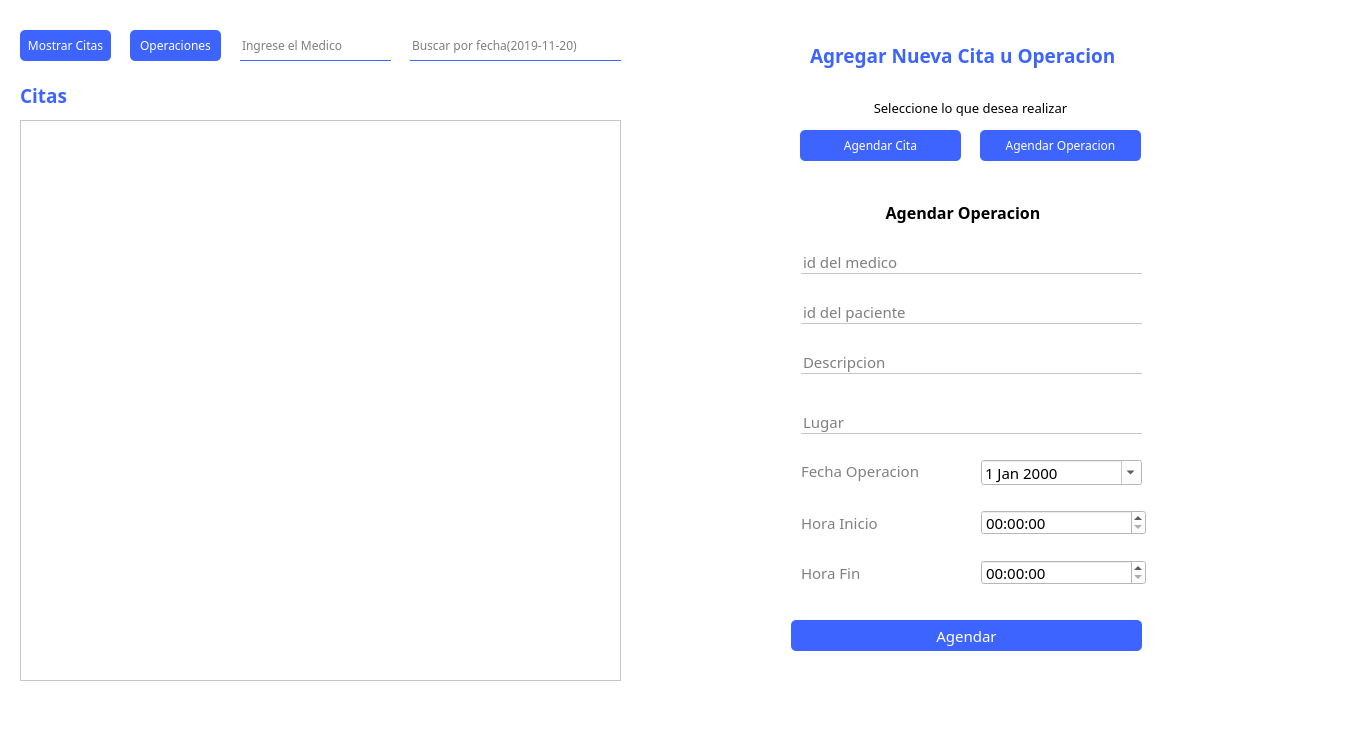
<?xml version="1.0" encoding="UTF-8"?>
<ui version="4.0">
 <class>recepcionista_citas</class>
 <widget class="QWidget" name="recepcionista_citas">
  <property name="geometry">
   <rect>
    <x>0</x>
    <y>0</y>
    <width>1366</width>
    <height>750</height>
   </rect>
  </property>
  <property name="windowTitle">
   <string>Form</string>
  </property>
  <property name="styleSheet">
   <string notr="true">background: white;</string>
  </property>
  <widget class="QScrollArea" name="scrollArea">
   <property name="geometry">
    <rect>
     <x>20</x>
     <y>120</y>
     <width>601</width>
     <height>561</height>
    </rect>
   </property>
   <property name="widgetResizable">
    <bool>true</bool>
   </property>
   <widget class="QWidget" name="scrollAreaWidgetContents">
    <property name="geometry">
     <rect>
      <x>0</x>
      <y>0</y>
      <width>599</width>
      <height>559</height>
     </rect>
    </property>
    <layout class="QGridLayout" name="gridLayout_2">
     <item row="0" column="0">
      <layout class="QGridLayout" name="gridLayout"/>
     </item>
    </layout>
   </widget>
  </widget>
  <widget class="QPushButton" name="btnCitas">
   <property name="geometry">
    <rect>
     <x>20</x>
     <y>30</y>
     <width>91</width>
     <height>31</height>
    </rect>
   </property>
   <property name="font">
    <font>
     <family>Montserrat SemiBold</family>
    </font>
   </property>
   <property name="styleSheet">
    <string notr="true">background: #3E64FF;
border-radius: 5px;
color: white;</string>
   </property>
   <property name="text">
    <string>Mostrar Citas</string>
   </property>
  </widget>
  <widget class="QPushButton" name="btnCitas_2">
   <property name="geometry">
    <rect>
     <x>130</x>
     <y>30</y>
     <width>91</width>
     <height>31</height>
    </rect>
   </property>
   <property name="font">
    <font>
     <family>Montserrat SemiBold</family>
    </font>
   </property>
   <property name="styleSheet">
    <string notr="true">background: #3E64FF;
border-radius: 5px;
color: white;</string>
   </property>
   <property name="text">
    <string>Operaciones</string>
   </property>
  </widget>
  <widget class="QLineEdit" name="lineEdit">
   <property name="geometry">
    <rect>
     <x>410</x>
     <y>30</y>
     <width>211</width>
     <height>31</height>
    </rect>
   </property>
   <property name="font">
    <font>
     <family>Montserrat</family>
    </font>
   </property>
   <property name="styleSheet">
    <string notr="true">border: none;
border-bottom: 1px solid #3E64FF;</string>
   </property>
   <property name="placeholderText">
    <string>Buscar por fecha(2019-11-20)</string>
   </property>
  </widget>
  <widget class="QLabel" name="seccion">
   <property name="geometry">
    <rect>
     <x>20</x>
     <y>80</y>
     <width>141</width>
     <height>31</height>
    </rect>
   </property>
   <property name="font">
    <font>
     <family>Montserrat</family>
     <pointsize>14</pointsize>
     <weight>75</weight>
     <bold>true</bold>
    </font>
   </property>
   <property name="styleSheet">
    <string notr="true">color: #3E64FF;</string>
   </property>
   <property name="text">
    <string>Citas</string>
   </property>
  </widget>
  <widget class="QPushButton" name="btnCitas_3">
   <property name="geometry">
    <rect>
     <x>800</x>
     <y>130</y>
     <width>161</width>
     <height>31</height>
    </rect>
   </property>
   <property name="font">
    <font>
     <family>Montserrat SemiBold</family>
    </font>
   </property>
   <property name="styleSheet">
    <string notr="true">background: #3E64FF;
border-radius: 5px;
color: white;</string>
   </property>
   <property name="text">
    <string>Agendar Cita</string>
   </property>
  </widget>
  <widget class="QLabel" name="seccion_2">
   <property name="geometry">
    <rect>
     <x>810</x>
     <y>40</y>
     <width>331</width>
     <height>31</height>
    </rect>
   </property>
   <property name="font">
    <font>
     <family>Montserrat</family>
     <pointsize>14</pointsize>
     <weight>75</weight>
     <bold>true</bold>
    </font>
   </property>
   <property name="styleSheet">
    <string notr="true">color: #3E64FF;</string>
   </property>
   <property name="text">
    <string>Agregar Nueva Cita u Operacion</string>
   </property>
  </widget>
  <widget class="QPushButton" name="btnCitas_4">
   <property name="geometry">
    <rect>
     <x>980</x>
     <y>130</y>
     <width>161</width>
     <height>31</height>
    </rect>
   </property>
   <property name="font">
    <font>
     <family>Montserrat SemiBold</family>
    </font>
   </property>
   <property name="styleSheet">
    <string notr="true">background: #3E64FF;
border-radius: 5px;
color: white;</string>
   </property>
   <property name="text">
    <string>Agendar Operacion</string>
   </property>
  </widget>
  <widget class="QLabel" name="label">
   <property name="geometry">
    <rect>
     <x>0</x>
     <y>0</y>
     <width>1366</width>
     <height>750</height>
    </rect>
   </property>
   <property name="text">
    <string/>
   </property>
  </widget>
  <widget class="QLineEdit" name="lineEdit_2">
   <property name="geometry">
    <rect>
     <x>240</x>
     <y>30</y>
     <width>151</width>
     <height>31</height>
    </rect>
   </property>
   <property name="font">
    <font>
     <family>Montserrat</family>
    </font>
   </property>
   <property name="styleSheet">
    <string notr="true">border: none;
border-bottom: 1px solid #3E64FF;</string>
   </property>
   <property name="placeholderText">
    <string>Ingrese el Medico</string>
   </property>
  </widget>
  <widget class="QLabel" name="label_2">
   <property name="geometry">
    <rect>
     <x>800</x>
     <y>100</y>
     <width>341</width>
     <height>16</height>
    </rect>
   </property>
   <property name="font">
    <font>
     <family>Montserrat</family>
     <pointsize>10</pointsize>
    </font>
   </property>
   <property name="text">
    <string>Seleccione lo que desea realizar</string>
   </property>
   <property name="alignment">
    <set>Qt::AlignCenter</set>
   </property>
  </widget>
  <widget class="QStackedWidget" name="stackedWidget">
   <property name="geometry">
    <rect>
     <x>701</x>
     <y>170</y>
     <width>551</width>
     <height>511</height>
    </rect>
   </property>
   <property name="currentIndex">
    <number>1</number>
   </property>
   <widget class="QWidget" name="page">
    <widget class="QLabel" name="label_3">
     <property name="geometry">
      <rect>
       <x>0</x>
       <y>0</y>
       <width>551</width>
       <height>511</height>
      </rect>
     </property>
     <property name="text">
      <string/>
     </property>
    </widget>
    <widget class="QWidget" name="layoutWidget">
     <property name="geometry">
      <rect>
       <x>100</x>
       <y>30</y>
       <width>341</width>
       <height>461</height>
      </rect>
     </property>
     <layout class="QVBoxLayout" name="verticalLayout">
      <item>
       <widget class="QLabel" name="label_4">
        <property name="font">
         <font>
          <family>Montserrat</family>
          <pointsize>12</pointsize>
          <weight>75</weight>
          <bold>true</bold>
         </font>
        </property>
        <property name="text">
         <string>Agendar Cita</string>
        </property>
        <property name="alignment">
         <set>Qt::AlignCenter</set>
        </property>
       </widget>
      </item>
      <item>
       <widget class="QLineEdit" name="line_id_medico">
        <property name="font">
         <font>
          <family>Montserrat</family>
          <pointsize>11</pointsize>
         </font>
        </property>
        <property name="styleSheet">
         <string notr="true">border: none;
border-bottom: 1px solid #C4C4C4;</string>
        </property>
        <property name="placeholderText">
         <string>id del Medico</string>
        </property>
       </widget>
      </item>
      <item>
       <spacer name="verticalSpacer_6">
        <property name="orientation">
         <enum>Qt::Vertical</enum>
        </property>
        <property name="sizeHint" stdset="0">
         <size>
          <width>20</width>
          <height>40</height>
         </size>
        </property>
       </spacer>
      </item>
      <item>
       <widget class="QLineEdit" name="line_id_paciente">
        <property name="font">
         <font>
          <family>Montserrat</family>
          <pointsize>11</pointsize>
         </font>
        </property>
        <property name="styleSheet">
         <string notr="true">border: none;
border-bottom: 1px solid #C4C4C4;</string>
        </property>
        <property name="placeholderText">
         <string>Id del Paciente</string>
        </property>
       </widget>
      </item>
      <item>
       <spacer name="verticalSpacer_5">
        <property name="orientation">
         <enum>Qt::Vertical</enum>
        </property>
        <property name="sizeHint" stdset="0">
         <size>
          <width>20</width>
          <height>40</height>
         </size>
        </property>
       </spacer>
      </item>
      <item>
       <widget class="QLineEdit" name="lineEdit_motivo">
        <property name="font">
         <font>
          <family>Montserrat</family>
          <pointsize>11</pointsize>
         </font>
        </property>
        <property name="styleSheet">
         <string notr="true">border: none;
border-bottom: 1px solid #C4C4C4;</string>
        </property>
        <property name="placeholderText">
         <string>Motivo Cita</string>
        </property>
       </widget>
      </item>
      <item>
       <spacer name="verticalSpacer_4">
        <property name="orientation">
         <enum>Qt::Vertical</enum>
        </property>
        <property name="sizeHint" stdset="0">
         <size>
          <width>20</width>
          <height>40</height>
         </size>
        </property>
       </spacer>
      </item>
      <item>
       <widget class="QLineEdit" name="lineEdit_descripcion">
        <property name="font">
         <font>
          <family>Montserrat</family>
          <pointsize>11</pointsize>
         </font>
        </property>
        <property name="styleSheet">
         <string notr="true">border: none;
border-bottom: 1px solid #C4C4C4;</string>
        </property>
        <property name="placeholderText">
         <string>Descripcion Cita</string>
        </property>
       </widget>
      </item>
      <item>
       <spacer name="verticalSpacer_3">
        <property name="orientation">
         <enum>Qt::Vertical</enum>
        </property>
        <property name="sizeHint" stdset="0">
         <size>
          <width>20</width>
          <height>40</height>
         </size>
        </property>
       </spacer>
      </item>
      <item>
       <layout class="QHBoxLayout" name="horizontalLayout">
        <item>
         <widget class="QLabel" name="label_6">
          <property name="font">
           <font>
            <family>Montserrat</family>
            <pointsize>11</pointsize>
           </font>
          </property>
          <property name="styleSheet">
           <string notr="true">color: rgb(129, 129, 129);</string>
          </property>
          <property name="text">
           <string>Fecha Cita</string>
          </property>
         </widget>
        </item>
        <item>
         <widget class="QDateEdit" name="dateEdit">
          <property name="font">
           <font>
            <family>Montserrat</family>
            <pointsize>11</pointsize>
           </font>
          </property>
          <property name="contextMenuPolicy">
           <enum>Qt::DefaultContextMenu</enum>
          </property>
          <property name="calendarPopup">
           <bool>true</bool>
          </property>
         </widget>
        </item>
       </layout>
      </item>
      <item>
       <spacer name="verticalSpacer_2">
        <property name="orientation">
         <enum>Qt::Vertical</enum>
        </property>
        <property name="sizeHint" stdset="0">
         <size>
          <width>20</width>
          <height>40</height>
         </size>
        </property>
       </spacer>
      </item>
      <item>
       <layout class="QHBoxLayout" name="horizontalLayout_2">
        <item>
         <widget class="QLabel" name="label_7">
          <property name="font">
           <font>
            <family>Montserrat</family>
            <pointsize>11</pointsize>
           </font>
          </property>
          <property name="styleSheet">
           <string notr="true">color: rgb(129, 129, 129);</string>
          </property>
          <property name="text">
           <string>Hora Inicio</string>
          </property>
         </widget>
        </item>
        <item>
         <widget class="QTimeEdit" name="timeEdit_HoraInicio">
          <property name="font">
           <font>
            <family>Montserrat</family>
            <pointsize>11</pointsize>
           </font>
          </property>
         </widget>
        </item>
       </layout>
      </item>
      <item>
       <spacer name="verticalSpacer">
        <property name="orientation">
         <enum>Qt::Vertical</enum>
        </property>
        <property name="sizeHint" stdset="0">
         <size>
          <width>20</width>
          <height>40</height>
         </size>
        </property>
       </spacer>
      </item>
      <item>
       <layout class="QHBoxLayout" name="horizontalLayout_3">
        <item>
         <widget class="QLabel" name="label_8">
          <property name="font">
           <font>
            <family>Montserrat</family>
            <pointsize>11</pointsize>
           </font>
          </property>
          <property name="styleSheet">
           <string notr="true">color: rgb(129, 129, 129);</string>
          </property>
          <property name="text">
           <string>Hora Fin</string>
          </property>
         </widget>
        </item>
        <item>
         <widget class="QTimeEdit" name="timeEdit_HoraFinal">
          <property name="font">
           <font>
            <family>Montserrat</family>
            <pointsize>11</pointsize>
           </font>
          </property>
         </widget>
        </item>
       </layout>
      </item>
      <item>
       <spacer name="verticalSpacer_7">
        <property name="orientation">
         <enum>Qt::Vertical</enum>
        </property>
        <property name="sizeHint" stdset="0">
         <size>
          <width>20</width>
          <height>40</height>
         </size>
        </property>
       </spacer>
      </item>
      <item>
       <widget class="QPushButton" name="btn_agendarCita">
        <property name="minimumSize">
         <size>
          <width>120</width>
          <height>0</height>
         </size>
        </property>
        <property name="maximumSize">
         <size>
          <width>16777215</width>
          <height>16777215</height>
         </size>
        </property>
        <property name="font">
         <font>
          <family>Montserrat Medium</family>
          <pointsize>11</pointsize>
         </font>
        </property>
        <property name="styleSheet">
         <string notr="true">*{
	color: white;
	background-color: #3E64FF;
	border-radius: 5px;
	padding: 5px;
}

:hover{
	background-color: white;
	color: #3E64FF;
	border: 1px solid #3E64FF;

}</string>
        </property>
        <property name="text">
         <string>Agendar</string>
        </property>
       </widget>
      </item>
     </layout>
    </widget>
   </widget>
   <widget class="QWidget" name="page_2">
    <widget class="QLineEdit" name="operacion_lugar">
     <property name="geometry">
      <rect>
       <x>100</x>
       <y>240</y>
       <width>341</width>
       <height>24</height>
      </rect>
     </property>
     <property name="font">
      <font>
       <family>Montserrat</family>
       <pointsize>11</pointsize>
      </font>
     </property>
     <property name="styleSheet">
      <string notr="true">border: none;
border-bottom: 1px solid #C4C4C4;</string>
     </property>
     <property name="text">
      <string/>
     </property>
     <property name="placeholderText">
      <string>Lugar</string>
     </property>
    </widget>
    <widget class="QLabel" name="label_12">
     <property name="geometry">
      <rect>
       <x>100</x>
       <y>340</y>
       <width>166</width>
       <height>25</height>
      </rect>
     </property>
     <property name="font">
      <font>
       <family>Montserrat</family>
       <pointsize>11</pointsize>
      </font>
     </property>
     <property name="styleSheet">
      <string notr="true">color: rgb(129, 129, 129);</string>
     </property>
     <property name="text">
      <string>Hora Inicio</string>
     </property>
    </widget>
    <widget class="QTimeEdit" name="operacion_hora_ini">
     <property name="geometry">
      <rect>
       <x>280</x>
       <y>340</y>
       <width>165</width>
       <height>25</height>
      </rect>
     </property>
     <property name="font">
      <font>
       <family>Montserrat</family>
       <pointsize>11</pointsize>
      </font>
     </property>
    </widget>
    <widget class="QLabel" name="label_13">
     <property name="geometry">
      <rect>
       <x>100</x>
       <y>390</y>
       <width>166</width>
       <height>25</height>
      </rect>
     </property>
     <property name="font">
      <font>
       <family>Montserrat</family>
       <pointsize>11</pointsize>
      </font>
     </property>
     <property name="styleSheet">
      <string notr="true">color: rgb(129, 129, 129);</string>
     </property>
     <property name="text">
      <string>Hora Fin</string>
     </property>
    </widget>
    <widget class="QTimeEdit" name="operacion_hora_fin">
     <property name="geometry">
      <rect>
       <x>280</x>
       <y>390</y>
       <width>165</width>
       <height>25</height>
      </rect>
     </property>
     <property name="font">
      <font>
       <family>Montserrat</family>
       <pointsize>11</pointsize>
      </font>
     </property>
    </widget>
    <widget class="QLineEdit" name="operacion_id_paciente">
     <property name="geometry">
      <rect>
       <x>100</x>
       <y>130</y>
       <width>341</width>
       <height>24</height>
      </rect>
     </property>
     <property name="font">
      <font>
       <family>Montserrat</family>
       <pointsize>11</pointsize>
      </font>
     </property>
     <property name="styleSheet">
      <string notr="true">border: none;
border-bottom: 1px solid #C4C4C4;</string>
     </property>
     <property name="text">
      <string/>
     </property>
     <property name="placeholderText">
      <string>id del paciente</string>
     </property>
    </widget>
    <widget class="QLineEdit" name="operacion_id_medico">
     <property name="geometry">
      <rect>
       <x>100</x>
       <y>80</y>
       <width>341</width>
       <height>24</height>
      </rect>
     </property>
     <property name="font">
      <font>
       <family>Montserrat</family>
       <pointsize>11</pointsize>
      </font>
     </property>
     <property name="styleSheet">
      <string notr="true">border: none;
border-bottom: 1px solid #C4C4C4;</string>
     </property>
     <property name="text">
      <string/>
     </property>
     <property name="placeholderText">
      <string>id del medico</string>
     </property>
    </widget>
    <widget class="QPushButton" name="operacion_btn_agendar">
     <property name="geometry">
      <rect>
       <x>90</x>
       <y>450</y>
       <width>351</width>
       <height>31</height>
      </rect>
     </property>
     <property name="minimumSize">
      <size>
       <width>120</width>
       <height>0</height>
      </size>
     </property>
     <property name="maximumSize">
      <size>
       <width>16777215</width>
       <height>16777215</height>
      </size>
     </property>
     <property name="font">
      <font>
       <family>Montserrat Medium</family>
       <pointsize>11</pointsize>
      </font>
     </property>
     <property name="styleSheet">
      <string notr="true">*{
	color: white;
	background-color: #3E64FF;
	border-radius: 5px;
	padding: 5px;
}

:hover{
	background-color: white;
	color: #3E64FF;
	border: 1px solid #3E64FF;

}</string>
     </property>
     <property name="text">
      <string>Agendar</string>
     </property>
    </widget>
    <widget class="QLabel" name="label_9">
     <property name="geometry">
      <rect>
       <x>180</x>
       <y>31</y>
       <width>164</width>
       <height>22</height>
      </rect>
     </property>
     <property name="font">
      <font>
       <family>Montserrat</family>
       <pointsize>12</pointsize>
       <weight>75</weight>
       <bold>true</bold>
      </font>
     </property>
     <property name="text">
      <string>Agendar Operacion</string>
     </property>
     <property name="alignment">
      <set>Qt::AlignCenter</set>
     </property>
    </widget>
    <widget class="QLineEdit" name="operacion_descripcion">
     <property name="geometry">
      <rect>
       <x>100</x>
       <y>180</y>
       <width>341</width>
       <height>24</height>
      </rect>
     </property>
     <property name="font">
      <font>
       <family>Montserrat</family>
       <pointsize>11</pointsize>
      </font>
     </property>
     <property name="styleSheet">
      <string notr="true">border: none;
border-bottom: 1px solid #C4C4C4;</string>
     </property>
     <property name="text">
      <string/>
     </property>
     <property name="placeholderText">
      <string>Descripcion</string>
     </property>
    </widget>
    <widget class="QLabel" name="label_11">
     <property name="geometry">
      <rect>
       <x>100</x>
       <y>290</y>
       <width>128</width>
       <height>21</height>
      </rect>
     </property>
     <property name="font">
      <font>
       <family>Montserrat</family>
       <pointsize>11</pointsize>
      </font>
     </property>
     <property name="styleSheet">
      <string notr="true">color: rgb(129, 129, 129);</string>
     </property>
     <property name="text">
      <string>Fecha Operacion</string>
     </property>
    </widget>
    <widget class="QDateEdit" name="operacion_fecha">
     <property name="geometry">
      <rect>
       <x>280</x>
       <y>290</y>
       <width>161</width>
       <height>25</height>
      </rect>
     </property>
     <property name="font">
      <font>
       <family>Montserrat</family>
       <pointsize>11</pointsize>
      </font>
     </property>
     <property name="contextMenuPolicy">
      <enum>Qt::DefaultContextMenu</enum>
     </property>
     <property name="calendarPopup">
      <bool>true</bool>
     </property>
    </widget>
   </widget>
  </widget>
  <zorder>label</zorder>
  <zorder>scrollArea</zorder>
  <zorder>btnCitas</zorder>
  <zorder>btnCitas_2</zorder>
  <zorder>lineEdit</zorder>
  <zorder>seccion</zorder>
  <zorder>btnCitas_3</zorder>
  <zorder>seccion_2</zorder>
  <zorder>btnCitas_4</zorder>
  <zorder>lineEdit_2</zorder>
  <zorder>label_2</zorder>
  <zorder>stackedWidget</zorder>
 </widget>
 <resources/>
 <connections/>
</ui>
